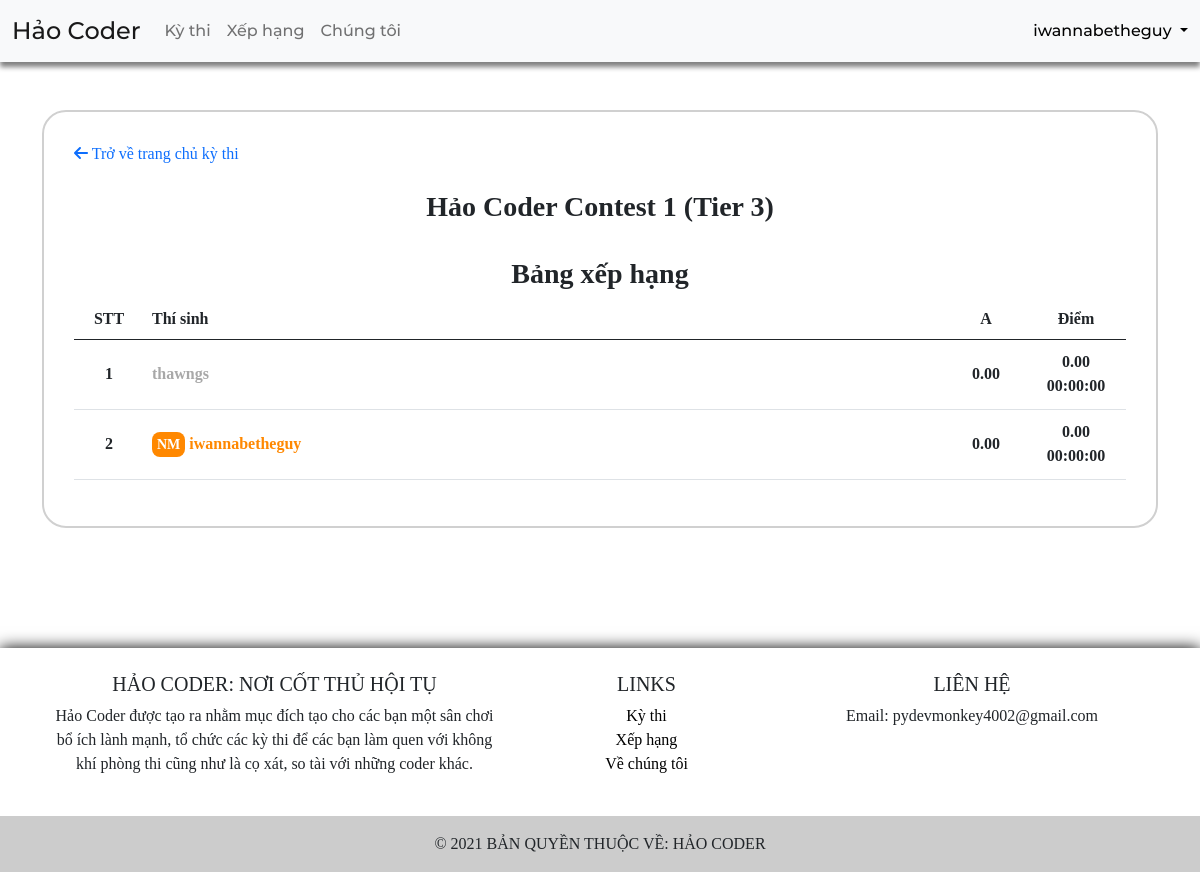
The page /contest/haocoder1_t3/leaderboard/ (signed in) on the database its author committed.
### contest/models.py (models this page shows, shortened)
class Contest(models.Model):
	contest_id = models.CharField(max_length=100, default='', primary_key=True)
	contest_title = models.CharField(max_length=500, default='')
	contest_description = MartorField(default='')
	contest_format = models.CharField(max_length=100, default='OI', choices=CONTEST_FORMAT)
	contest_rating_range = models.CharField(max_length=50, default='0-5000')
	contestant_count = models.IntegerField(default=0)
	contest_created = models.DateTimeField(auto_now_add=True, blank=True)
	contest_schedule = models.DateTimeField(default=datetime.now)
	contest_long = models.CharField(max_length=20, default="01:00:00")
	contest_current_long = models.CharField(max_length=20, default="01:00:00")
	contest_status = models.CharField(max_length=50, default="SCHEDULE", choices=CONTEST_STATUS)
	contest_rated = models.BooleanField(default=True)

class Problem(models.Model):
	profile = models.ForeignKey(Profile, on_delete=models.CASCADE)
	contest = models.ForeignKey(Contest, on_delete=models.CASCADE)
	contest_problem_id = models.CharField(default='A', max_length=1)
	problem_id = models.CharField(default='', max_length=50)
	problem_title = models.CharField(default='', max_length=100)
	problem_description = MartorField(default='')
	problem_sample_in = models.TextField(default='')
	problem_sample_out = models.TextField(default='')
	problem_hidden_in = models.TextField(default='')
	problem_hidden_out = models.TextField(default='')
	problem_time_limit = models.DecimalField(default=1.000, max_digits=5, decimal_places=3)
	problem_memory_limit = models.IntegerField(default=65536)
	problem_score = models.DecimalField(default=100.0, max_digits=6, decimal_places=2)
	publish_date = models.DateTimeField(auto_now_add=True, blank=True)
	problem_accepted = models.IntegerField(default=0)
	problem_wrongans = models.IntegerField(default=0)

class Leaderboard(models.Model):
	profile = models.ForeignKey(Profile, on_delete=models.CASCADE)
	contest = models.ForeignKey(Contest, on_delete=models.CASCADE)
	ranking = models.IntegerField(default=1)
	scoring = models.CharField(default='0', blank=True, max_length=300)
	total_score = models.DecimalField(default=0.0, max_digits=10, decimal_places=2)
	total_time = models.CharField(default='00:00:00', max_length=50)

### home/models.py (models this page shows)
class Profile(models.Model):
	id = models.AutoField(primary_key=True)
	user = models.ForeignKey(User, on_delete=models.CASCADE)
	win = models.IntegerField(default=0)
	ratings = models.DecimalField(default=0.00, max_digits=6, decimal_places=2)
	highest_ratings = models.DecimalField(default=0.00, max_digits=6, decimal_places=2)
	role = models.CharField(max_length=100, default='Class H')
	highest_role = models.CharField(max_length=100, default='Class H')
	color = models.CharField(max_length=7, default='gray')
	highest_color = models.CharField(max_length=7, default='gray')
	def __str__(self):
		return self.user.username

### contest/views.py (the view)
# urls.py: path('contest/<str:id>/leaderboard/', views.contest_leaderboard_page, name='contest leaderboard page'),
def contest_leaderboard_page(req, id):
	contest = Contest.objects.filter(contest_id=id)
	if contest.exists() and req.method == "GET":
		contest = contest[0]
		lb = Leaderboard.objects.filter(contest=contest)
		code = {
			"Grandmaster": "GM",
			'International Master': "IM",
			'National Master': "NM",
			"Master": "M",
			"Candidate Master": "CM"
		}
		problem = Problem.objects.filter(contest=contest).order_by('contest_problem_id')
		return render(req, 'pages/contest/contest_leaderboard.html', {"leaderboard": lb, "contest": contest, "role_code": code, "problem": problem})
	raise Http404

### templates/pages/contest/contest_leaderboard.html (shortened to what this page needs)
{% extends 'pages/base.html' %}
{% block content %}
{% load static %}
{% load martortags %}
<link rel="stylesheet" type="text/css" href="{% static 'css/hcbadge.css' %}">
<link rel="stylesheet" type="text/css" href="{% static 'css/hccolor.css' %}">
<link rel="stylesheet" type="text/css" href="{% static 'css/hcbox.css' %}">
<div class="container">
	<div class="row justify-content-lg-center">
		<div class="col-12">
			<div style="border: 2px solid #d0d0d0; border-radius: 24px; padding: 30px; background-color: white;">
				<div>
					<span style="color: #006eff;">
						<a href="/contest/{{ contest.contest_id }}/" style="text-decoration: none;">
							<i class="fas fa-arrow-left"></i>
							 Trở về trang chủ kỳ thi
						</a>
					</span>
				</div>
				<br>
				<h3 style="font-weight: bold; text-align: center;">
					{{ contest.contest_title }}
					<br><br>
					Bảng xếp hạng
				</h3>
				{% if contest and leaderboard %}
				<div class="table-responsive">
					<table class="table">
						<thead>
							<tr>
								<th scope="col" style="text-align: center; width: 70px;">STT</th>
								<th scope="col">Thí sinh</th>
								{% for p in problem %}
								{% if contest.contest_status == "SCHEDULE" %}
								<th scope="col" style="text-align: center; width: 80px;">{{ p.contest_problem_id }}</th>
								{% else %}
								<th scope="col" style="text-align: center; width: 80px;"><a href="/contest/{{ contest.contest_id }}/problem/{{ p.problem_id }}/" style="text-decoration: none;">{{ p.contest_problem_id }}</a></th>
								{% endif %}
								{% endfor %}
								<th scope="col" style="text-align: center; width: 100px;">Điểm</th>
							</tr>
						</thead>
						<tbody>
							{% for brow in leaderboard %}
							<tr style="font-weight: bold; height: 70px;" class="hc-raised-tb-row">
								<td scope="row" style="text-align: center; vertical-align: middle;">{{ forloop.counter }}</td>
								<td scope="row" style="vertical-align: middle; font-weight: bold; color: {{ brow.profile.color }};">
								<a href="/profile/{{ brow.profile }}/" style="text-decoration: none;">
									{% for k, v in role_code.items %}
									{% if brow.profile.role == k %}
									<span class="hc-badge" style="font-size: 14px; background-color: {{ brow.profile.color }};">{{ v }}</span>
									{% endif %}
									{% endfor %}
									<span style="color: {{ brow.profile.color }};">{{ brow.profile }}</span>
								</a>
								</td>
								{% for p in problem %}
								<td scope="row" style="text-align: center; vertical-align: middle;">0.00</td>
								{% endfor %}
								<td scope="row" style="text-align: center; vertical-align: middle;">{{ brow.total_score }}<br>{{ brow.total_time }}</td>
							</tr>
							{% endfor %}
						</tbody>
					</table>
				</div>
				{% else %}
				<br>
				<div class="table-responsive" style="text-align: center; font-style: italic;">
					Hiện tại kỳ thi chưa có thí sinh nào.
				</div>
				{% endif %}
			</div>
		</div>
	</div>
</div>
{% endblock %}

### templates/pages/base.html (shortened to what this page needs)
<!DOCTYPE html>
<html>
<head>
	<link rel="stylesheet" href="https://cdnjs.cloudflare.com/ajax/libs/font-awesome/6.0.0-beta3/css/all.min.css" />
	{% load static %}
	<link rel="stylesheet" type="text/css" href="{% static 'font/font.css' %}">
	<link rel="stylesheet" type="text/css" href="{% static 'bootstrap/css/bootstrap.min.css' %}">
</head>
<body style="font-family: Montserrat Regular; font-size: 16px;">
<link rel="stylesheet" type="text/css" href="{% static 'css/hcbox.css' %}">
	<nav class="navbar navbar-expand-lg navbar-light bg-light" style="font-family: Montserrat Medium; box-shadow: 0px 5px 5px gray;">
		<div class="container-fluid">
			<a class="navbar-brand" href="/" style="font-size: 24px;">Hảo Coder</a>
			<div class="collapse navbar-collapse" id="navbarSupportedContent">
				<ul class="navbar-nav me-auto mb-2 mb-lg-0">
					<li class="nav-item"><a class="nav-link" href="/contest/">Kỳ thi</a></li>
					<li class="nav-item"><a class="nav-link" href="/ranking/">Xếp hạng</a></li>
					<li class="nav-item"><a class="nav-link" href="#">Chúng tôi</a></li>
				</ul>
			</div>
			<div class="d-flex">
				{% if not user.is_authenticated %}
					<a href="/login/"><button type="button" class="btn btn-primary" style="border-radius: 12px; border: none; height: 40px; width: 120px; border-color: white;">Đăng nhập</button></a>
					&nbsp;&nbsp;&nbsp;
					<a href="/register/"><button type="button" style="border-radius: 12px; border: none; height: 40px; width: 90px; border-color: white; background-color: #d6d6d6;">Đăng ký</button></a>
				{% else %}
					<div class="dropdown">
						<a class="dropdown-toggle" href="#" data-bs-toggle="dropdown" style="text-decoration: none; color: black;">
							<span style="">{{ user.username }}</span>
						</a>
					</div>
				{% endif %}
			</div>
		</div>
	</nav>
	<br><br>
	{% block content %}
	{% endblock %}
	<br><br><br><br><br>
	<section class="" style="box-shadow: 0 0 15px black;">
		<footer class="text-black text-center">
			<div class="container p-4">
				<div class="row">
					<div class="col-lg-5 col-md-12 mb-4 mb-md-0">
						<h5 class="text-uppercase">Hảo Coder: Nơi cốt thủ hội tụ</h5>
						<p>Hảo Coder được tạo ra nhằm mục đích tạo cho các bạn một sân chơi bổ ích lành mạnh, tổ chức các kỳ thi để các bạn làm quen với không khí phòng thi cũng như là cọ xát, so tài với những coder khác.</p>
					</div>
					<div class="col-lg-3 col-md-6 mb-4 mb-md-0">
						<h5 class="text-uppercase">links</h5>
						<ul class="list-unstyled mb-0">
							<li><a href="#" style="text-decoration: none; color: black;">Kỳ thi</a></li>
							<li><a href="#" style="text-decoration: none; color: black;">Xếp hạng</a></li>
							<li><a href="#" style="text-decoration: none; color: black;">Về chúng tôi</a></li>
						</ul>
					</div>
					<div class="col-lg-4 col-md-6 mb-4 mb-md-0">
						<h5 class="text-uppercase">liên hệ</h5>
						<ul class="list-unstyled mb-0">
							<li>Email: pydevmonkey4002@gmail.com</li>
						</ul>
					</div>
				</div>
			</div>
			<div class="text-center p-3 text-uppercase" style="background-color: rgba(0,0,0,0.2);">
				© 2021 Bản quyền thuộc về: Hảo Coder
			</div>
		</footer>
	</section>
</body>
</html>

### static/css/hcbox.css (style rules this page uses)
.hc-raised-tb-row { transition: background-color 0.4s; }

### static/css/hcbadge.css (style rules this page uses)
.hc-badge { text-align: center; font-weight: bold; padding: 5px; border: none; border-radius: 8px; font-size: 20px; color: white; }

### rows shown on the page
Contest: contest_title "Hảo Coder Contest 1 (Tier 3)"
Problem: contest_problem_id "A"
Leaderboard: profile "thawngs", total_score "0.00", total_time "00:00:00"
Leaderboard: role_code "NM", profile "iwannabetheguy", total_score "0.00", total_time "00:00:00"

### other values the page prints
{{ user.username }} "iwannabetheguy"
